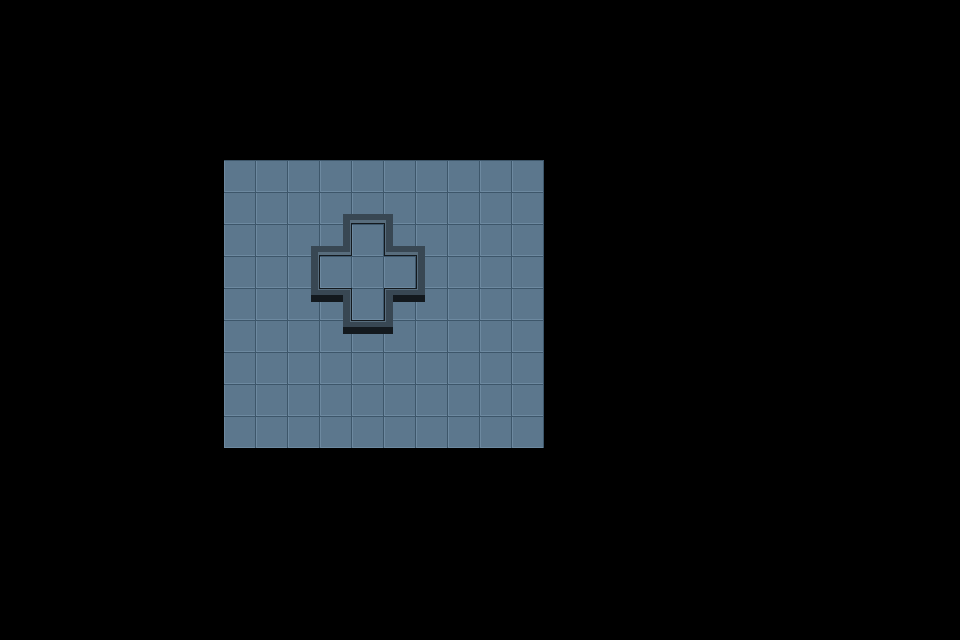

Tiled map render using the project's own tile images. Description and the whole map definition, tile-layer contents included, below:
An orthogonal 30x20 tile map with 32x32 px tiles, 2 tile layers (Camada de Blocos 1, Camada de Blocos 2) and 3 objects.

<map version="1.10" tiledversion="1.11.2" orientation="orthogonal" renderorder="right-down" width="30" height="20" tilewidth="32" tileheight="32" infinite="0" nextlayerid="4" nextobjectid="6">
 <tileset firstgid="1" source="../../graphics/tilesets/pixel-cyberpunk-interior.tsx" />
 <layer id="1" name="Camada de Blocos 1" width="30" height="20">
  <data encoding="csv">
0,0,0,0,0,0,0,0,0,0,0,0,0,0,0,0,0,0,0,0,0,0,0,0,0,0,0,0,0,0,
0,0,0,0,0,0,0,0,0,0,0,0,0,0,0,0,0,0,0,0,0,0,0,0,0,0,0,0,0,0,
0,0,0,0,0,0,0,0,0,0,0,0,0,0,0,0,0,0,0,0,0,0,0,0,0,0,0,0,0,0,
0,0,0,0,0,0,0,0,0,0,0,0,0,0,0,0,0,0,0,0,0,0,0,0,0,0,0,0,0,0,
0,0,0,0,0,0,0,0,0,0,0,0,0,0,0,0,0,0,0,0,0,0,0,0,0,0,0,0,0,0,
0,0,0,0,0,0,0,43,43,43,43,43,43,43,43,43,43,0,0,0,0,0,0,0,0,0,0,0,0,0,
0,0,0,0,0,0,0,43,43,43,43,43,43,43,43,43,43,0,0,0,0,0,0,0,0,0,0,0,0,0,
0,0,0,0,0,0,0,43,43,43,43,43,43,43,43,43,43,0,0,0,0,0,0,0,0,0,0,0,0,0,
0,0,0,0,0,0,0,43,43,43,43,43,43,43,43,43,43,0,0,0,0,0,0,0,0,0,0,0,0,0,
0,0,0,0,0,0,0,43,43,43,43,43,43,43,43,43,43,0,0,0,0,0,0,0,0,0,0,0,0,0,
0,0,0,0,0,0,0,43,43,43,43,43,43,43,43,43,43,0,0,0,0,0,0,0,0,0,0,0,0,0,
0,0,0,0,0,0,0,43,43,43,43,43,43,43,43,43,43,0,0,0,0,0,0,0,0,0,0,0,0,0,
0,0,0,0,0,0,0,43,43,43,43,43,43,43,43,43,43,0,0,0,0,0,0,0,0,0,0,0,0,0,
0,0,0,0,0,0,0,43,43,43,43,43,43,43,43,43,43,0,0,0,0,0,0,0,0,0,0,0,0,0,
0,0,0,0,0,0,0,0,0,0,0,0,0,0,0,0,0,0,0,0,0,0,0,0,0,0,0,0,0,0,
0,0,0,0,0,0,0,0,0,0,0,0,0,0,0,0,0,0,0,0,0,0,0,0,0,0,0,0,0,0,
0,0,0,0,0,0,0,0,0,0,0,0,0,0,0,0,0,0,0,0,0,0,0,0,0,0,0,0,0,0,
0,0,0,0,0,0,0,0,0,0,0,0,0,0,0,0,0,0,0,0,0,0,0,0,0,0,0,0,0,0,
0,0,0,0,0,0,0,0,0,0,0,0,0,0,0,0,0,0,0,0,0,0,0,0,0,0,0,0,0,0,
0,0,0,0,0,0,0,0,0,0,0,0,0,0,0,0,0,0,0,0,0,0,0,0,0,0,0,0,0,0
</data>
 </layer>
 <layer id="2" name="Camada de Blocos 2" width="30" height="20">
  <data encoding="csv">
0,0,0,0,0,0,0,0,0,0,0,0,0,0,0,0,0,0,0,0,0,0,0,0,0,0,0,0,0,0,
0,0,0,0,0,0,0,0,0,0,0,0,0,0,0,0,0,0,0,0,0,0,0,0,0,0,0,0,0,0,
0,0,0,0,0,0,0,0,0,0,0,0,0,0,0,0,0,0,0,0,0,0,0,0,0,0,0,0,0,0,
0,0,0,0,0,0,0,0,0,0,0,0,0,0,0,0,0,0,0,0,0,0,0,0,0,0,0,0,0,0,
0,0,0,0,0,0,0,0,0,0,0,0,0,0,0,0,0,0,0,0,0,0,0,0,0,0,0,0,0,0,
0,0,0,0,0,0,0,0,0,0,0,0,0,0,0,0,0,0,0,0,0,0,0,0,0,0,0,0,0,0,
0,0,0,0,0,0,0,0,0,0,86,87,88,0,0,0,0,0,0,0,0,0,0,0,0,0,0,0,0,0,
0,0,0,0,0,0,0,0,0,106,107,0,109,110,0,0,0,0,0,0,0,0,0,0,0,0,0,0,0,0,
0,0,0,0,0,0,0,0,0,127,0,0,0,131,0,0,0,0,0,0,0,0,0,0,0,0,0,0,0,0,
0,0,0,0,0,0,0,0,0,148,149,0,151,152,0,0,0,0,0,0,0,0,0,0,0,0,0,0,0,0,
0,0,0,0,0,0,0,0,0,0,170,171,172,0,0,0,0,0,0,0,0,0,0,0,0,0,0,0,0,0,
0,0,0,0,0,0,0,0,0,0,0,0,0,0,0,0,0,0,0,0,0,0,0,0,0,0,0,0,0,0,
0,0,0,0,0,0,0,0,0,0,0,0,0,0,0,0,0,0,0,0,0,0,0,0,0,0,0,0,0,0,
0,0,0,0,0,0,0,0,0,0,0,0,0,0,0,0,0,0,0,0,0,0,0,0,0,0,0,0,0,0,
0,0,0,0,0,0,0,0,0,0,0,0,0,0,0,0,0,0,0,0,0,0,0,0,0,0,0,0,0,0,
0,0,0,0,0,0,0,0,0,0,0,0,0,0,0,0,0,0,0,0,0,0,0,0,0,0,0,0,0,0,
0,0,0,0,0,0,0,0,0,0,0,0,0,0,0,0,0,0,0,0,0,0,0,0,0,0,0,0,0,0,
0,0,0,0,0,0,0,0,0,0,0,0,0,0,0,0,0,0,0,0,0,0,0,0,0,0,0,0,0,0,
0,0,0,0,0,0,0,0,0,0,0,0,0,0,0,0,0,0,0,0,0,0,0,0,0,0,0,0,0,0,
0,0,0,0,0,0,0,0,0,0,0,0,0,0,0,0,0,0,0,0,0,0,0,0,0,0,0,0,0,0
</data>
 </layer>
 <objectgroup id="3" name="Collisions">
  <object id="3" x="342.75" y="213.75" width="50" height="32.5" />
  <object id="4" x="311" y="246" width="114.25" height="55.5" />
  <object id="5" x="343" y="301.25" width="50" height="32.75" />
 </objectgroup>
</map>
